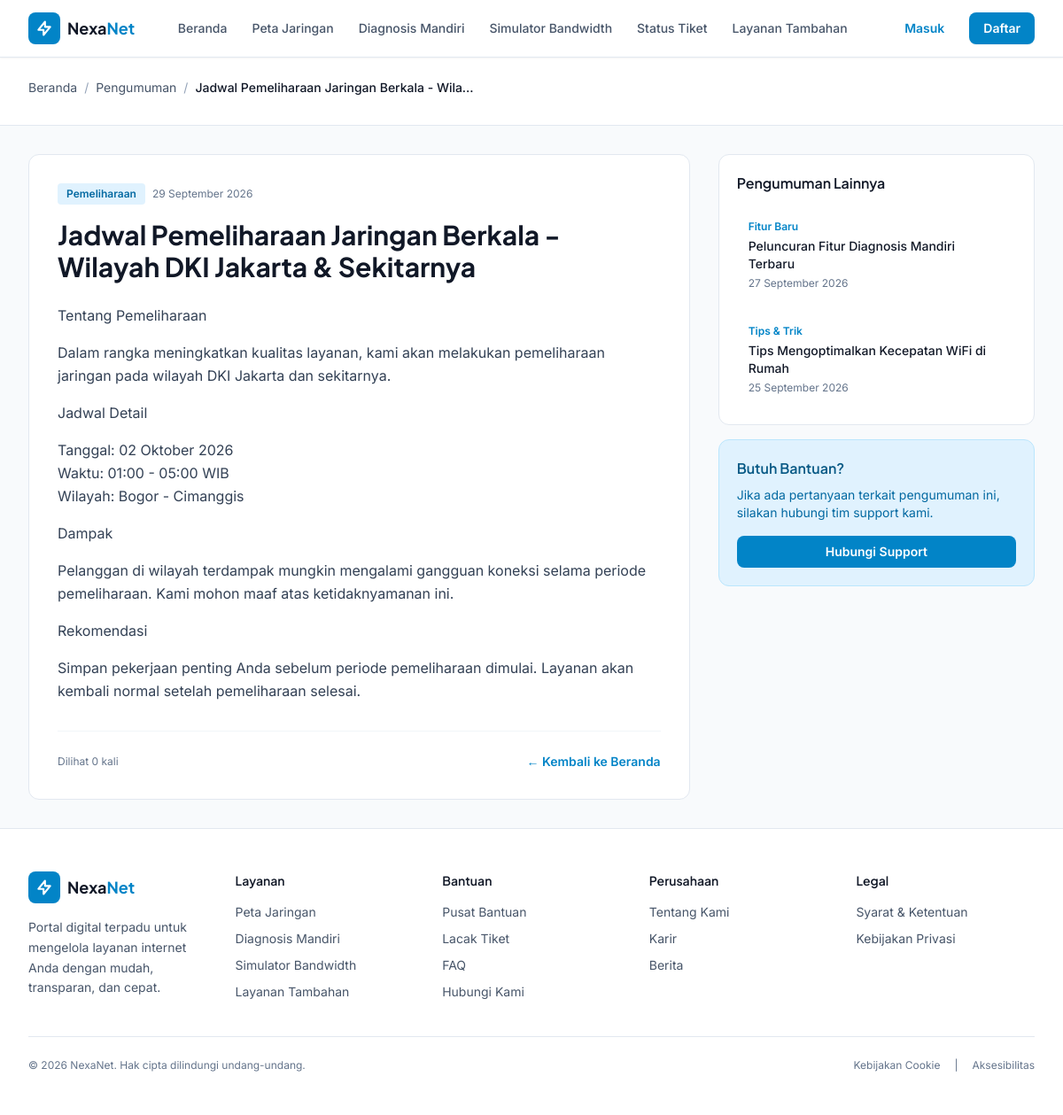
Page /detail-pengumuman.php?slug=jadwal-pemeliharaan-jaringan-dki on the committed database.
### tables this page shows
CREATE TABLE announcements (
    id INT PRIMARY KEY AUTO_INCREMENT,
    judul VARCHAR(255) NOT NULL,
    slug VARCHAR(255) UNIQUE NOT NULL,
    kategori VARCHAR(50),
    ringkasan TEXT,
    konten LONGTEXT,
    tanggal DATE,
    aktif BOOLEAN DEFAULT TRUE,
    views INT DEFAULT 0,
    INDEX idx_slug (slug),
    INDEX idx_aktif (aktif)
);

### config/functions.php (called while the page is built, shortened)
<?php
function sanitize($data) {
    return htmlspecialchars(strip_tags(trim($data)), ENT_QUOTES, 'UTF-8');
}
function formatDate($date) {
    $bulan = ['Januari','Februari','Maret','April','Mei','Juni','Juli','Agustus','September','Oktober','November','Desember'];
    $timestamp = strtotime($date);
    return date('d', $timestamp) . ' ' . $bulan[date('n', $timestamp) - 1] . ' ' . date('Y', $timestamp);
}
function getAnnouncementBySlug($pdo, $slug) {
    $stmt = $pdo->prepare("UPDATE announcements SET views = views + 1 WHERE slug = ?");
    $stmt->execute([$slug]);
    $stmt = $pdo->prepare("SELECT * FROM announcements WHERE slug = ? AND aktif = TRUE");
    $stmt->execute([$slug]);
    return $stmt->fetch();
}
?>

### detail-pengumuman.php (the view, shortened to what this page needs)
<?php
require_once 'config/functions.php';
$slug = sanitize($_GET['slug'] ?? '');
$announcement = getAnnouncementBySlug($pdo, $slug);
$stmt = $pdo->prepare("SELECT * FROM announcements WHERE aktif = TRUE AND id != ? ORDER BY tanggal DESC LIMIT 3");
$stmt->execute([$announcement['id']]);
$related = $stmt->fetchAll();
include 'includes/header.php';
include 'includes/navbar.php';
?>
<main class="flex-1">
    <div class="bg-white border-b border-slate-200">
        <div class="max-w-container mx-auto px-4 sm:px-6 lg:px-8 py-6">
            <nav class="text-sm text-slate-600 mb-2" aria-label="Breadcrumb">
                <ol class="flex items-center gap-2 flex-wrap">
                    <li><a href="index.php" class="hover:text-brand-600">Beranda</a></li>
                    <li><span class="text-slate-400">/</span></li>
                    <li><a href="index.php" class="hover:text-brand-600">Pengumuman</a></li>
                    <li><span class="text-slate-400">/</span></li>
                    <li class="text-ink font-medium truncate max-w-xs"><?php echo htmlspecialchars($announcement['judul']); ?></li>
                </ol>
            </nav>
        </div>
    </div>
    <section class="max-w-container mx-auto px-4 sm:px-6 lg:px-8 py-8">
        <div class="grid lg:grid-cols-3 gap-8">
            <article class="lg:col-span-2">
                <div class="bg-white rounded-xl border border-slate-200 p-6 lg:p-8">
                    <div class="flex items-center gap-2 mb-4">
                        <span class="px-2.5 py-1 rounded bg-brand-50 text-brand-700 text-xs font-semibold"><?php echo htmlspecialchars($announcement['kategori']); ?></span>
                        <span class="text-xs text-slate-500"><?php echo formatDate($announcement['tanggal']); ?></span>
                    </div>
                    <h1 class="font-display font-bold text-2xl lg:text-3xl text-ink mb-6 leading-tight"><?php echo htmlspecialchars($announcement['judul']); ?></h1>
                    <div class="prose prose-slate max-w-none text-slate-700 leading-relaxed space-y-4">
                        <?php echo $announcement['konten']; ?>
                    </div>
                    <div class="mt-8 pt-6 border-t border-slate-100 flex items-center justify-between">
                        <div class="text-xs text-slate-500">Dilihat <?php echo $announcement['views']; ?> kali</div>
                        <a href="index.php" class="text-sm font-semibold text-brand-600 hover:text-brand-700">&larr; Kembali ke Beranda</a>
                    </div>
                </div>
            </article>
            <aside class="space-y-4">
                <div class="bg-white rounded-xl border border-slate-200 p-5">
                    <h3 class="font-display font-semibold text-ink mb-4">Pengumuman Lainnya</h3>
                    <div class="space-y-3">
                        <?php foreach ($related as $r): ?>
                        <a href="detail-pengumuman.php?slug=<?php echo urlencode($r['slug']); ?>" class="block p-3 rounded-lg hover:bg-slate-50 transition-colors border border-transparent hover:border-slate-200">
                            <div class="text-xs text-brand-600 font-semibold mb-1"><?php echo htmlspecialchars($r['kategori']); ?></div>
                            <div class="text-sm font-medium text-ink line-clamp-2"><?php echo htmlspecialchars($r['judul']); ?></div>
                            <div class="text-xs text-slate-500 mt-1"><?php echo formatDate($r['tanggal']); ?></div>
                        </a>
                        <?php endforeach; ?>
                    </div>
                </div>
                <div class="bg-brand-50 rounded-xl border border-brand-100 p-5">
                    <h3 class="font-display font-semibold text-brand-800 mb-2">Butuh Bantuan?</h3>
                    <p class="text-sm text-brand-700 mb-4">Jika ada pertanyaan terkait pengumuman ini, silakan hubungi tim support kami.</p>
                    <a href="status-tiket.php" class="block w-full py-2 bg-brand-600 hover:bg-brand-700 text-white font-semibold text-sm rounded-lg text-center transition-colors">Hubungi Support</a>
                </div>
            </aside>
        </div>
    </section>
</main>
<?php include 'includes/footer.php'; ?>

### assets/css/custom.css (style rules this page uses)
html { scroll-behavior: smooth; }

### rows in the picture
announcements: judul "Jadwal Pemeliharaan Jaringan Berkala - Wila…", kategori "Pemeliharaan", tanggal "29 September 2026", judul "Jadwal Pemeliharaan Jaringan Berkala - Wilayah DKI Jakarta & Sekitarnya", konten "Tentang Pemeliharaan Dalam rangka meningkatkan kualitas layanan, kami akan melakukan pemeliharaan jaringan pada wilayah DKI Jakarta dan sekitarnya. Jadwal Detail Tanggal: 02 Oktober 2026 Waktu: 01:00 - 05:00 WIB Wilayah: Bogor - Cimanggis Dampak Pelanggan di wilayah terdampak mungkin mengalami gangguan koneksi selama periode pemeliharaan. Kami mohon maaf atas ketidaknyamanan ini. Rekomendasi Simpan pekerjaan penting Anda sebelum periode pemeliharaan dimulai. Layanan akan kembali normal setelah pemeliharaan selesai.", views "0"
announcements: kategori "Fitur Baru", judul "Peluncuran Fitur Diagnosis Mandiri Terbaru", tanggal "27 September 2026"
announcements: kategori "Tips & Trik", judul "Tips Mengoptimalkan Kecepatan WiFi di Rumah", tanggal "25 September 2026"

### other values in the picture
$item['label'] "Beranda"
$item['label'] "Peta Jaringan"
$item['label'] "Diagnosis Mandiri"
$item['label'] "Simulator Bandwidth"
$item['label'] "Status Tiket"
$item['label'] "Layanan Tambahan"
